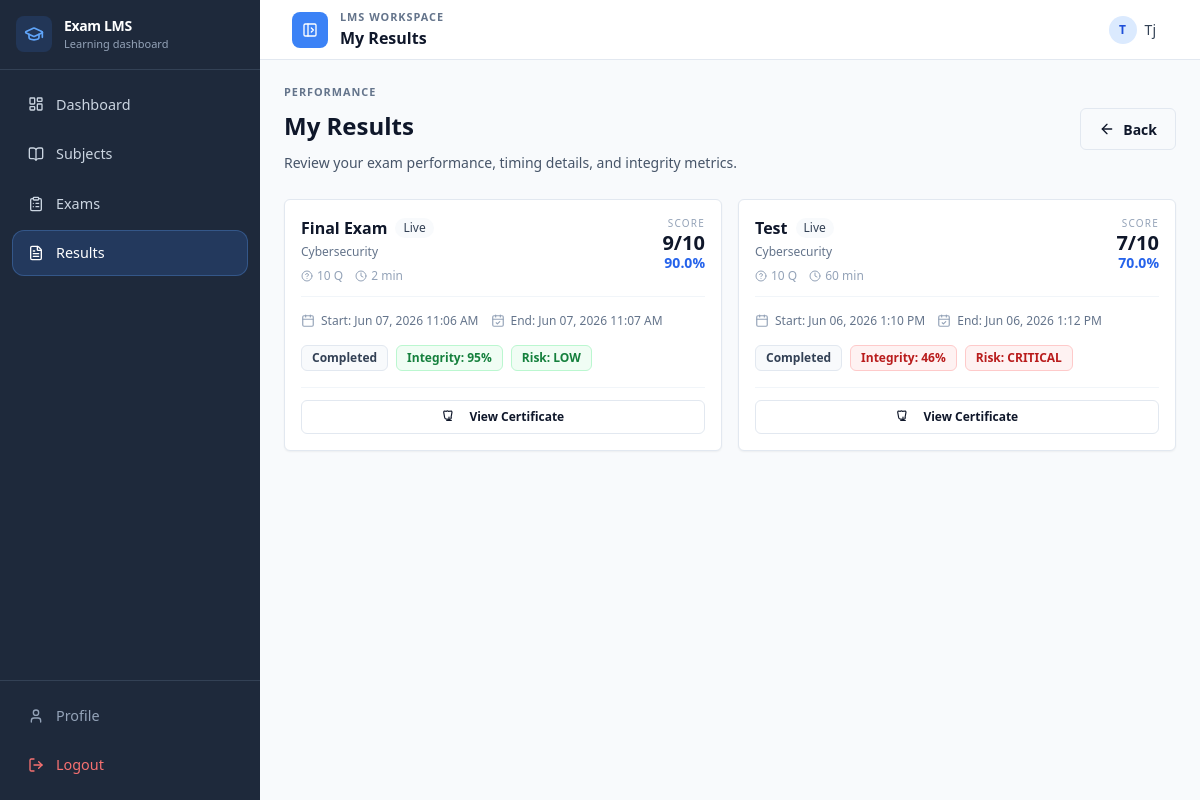
The page /my-results/ (signed in) on the database as committed earlier.
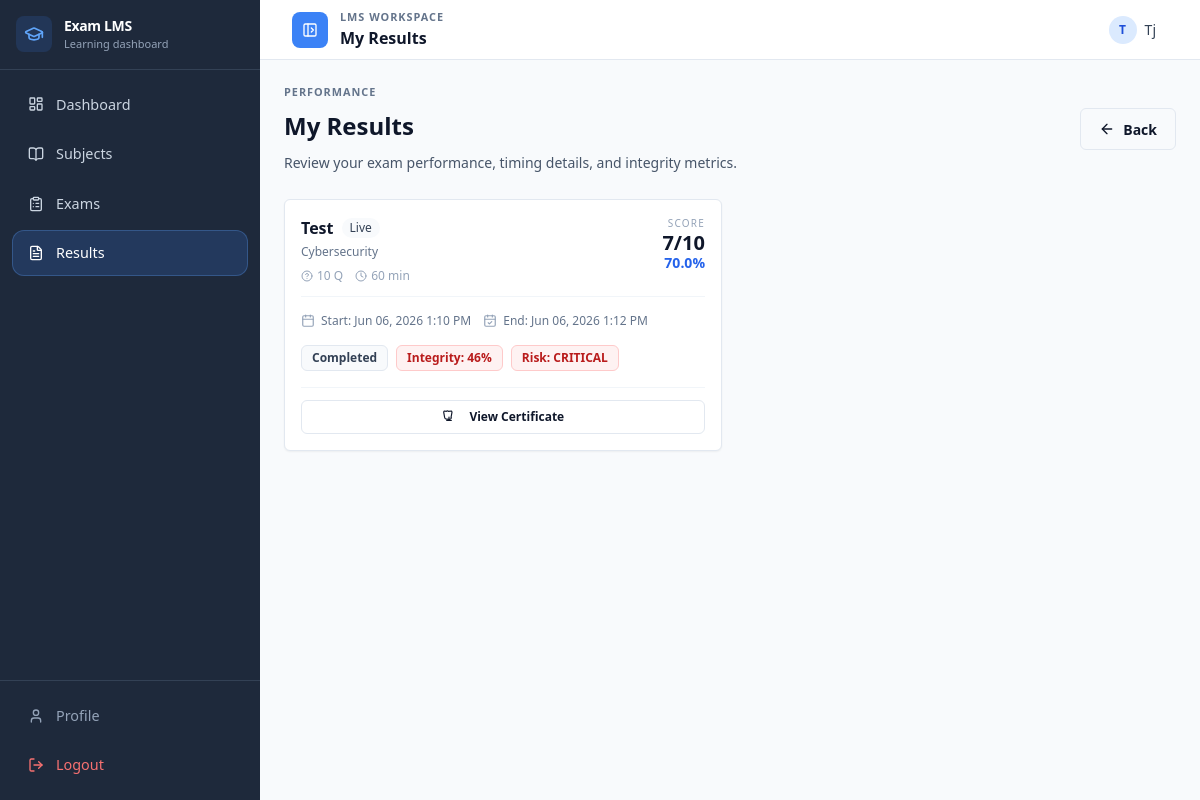
The same page on the database as committed later.
### exam_system/models.py (models this page shows, shortened)
class ExamAttempt(models.Model):
    STATUS_CHOICES = (
        ('not_started', 'Not Started'),
        ('in_progress', 'In Progress'),
        ('completed', 'Completed'),
    )
    student = models.ForeignKey(User, on_delete=models.CASCADE)
    exam = models.ForeignKey(Exam, on_delete=models.CASCADE)
    status = models.CharField(max_length=20, choices=STATUS_CHOICES, default='not_started')
    score = models.IntegerField(default=0)
    total_questions = models.IntegerField(default=0)
    percentage_score = models.FloatField(default=0.0)
    integrity_score = models.IntegerField(default=100)
    risk_level = models.CharField(max_length=20, default="LOW")
    start_time = models.DateTimeField(auto_now_add=True)
    end_time = models.DateTimeField(null=True, blank=True)
    last_updated = models.DateTimeField(auto_now=True)

class Exam(models.Model):
    subject = models.ForeignKey(Subject, on_delete=models.CASCADE)
    title = models.CharField(max_length=200)
    description = models.TextField(blank=True, null=True)
    duration = models.IntegerField(null=True, blank=True, help_text="Minutes allowed; ignored when duration_enabled is False.")
    duration_enabled = models.BooleanField(default=True, help_text="When disabled, students have unlimited time.")
    total_questions = models.IntegerField(
        validators=[MaxValueValidator(settings.MAX_QUESTIONS_PER_EXAM)]
    )
    randomize_questions = models.BooleanField(default=True)
    is_active = models.BooleanField(default=True, help_text="Instructors can manually open/close an exam regardless of the time window.")
    questions = models.ManyToManyField('Question', blank=True, related_name='exams')
    is_archived = models.BooleanField(default=False)
    available_from = models.DateTimeField(null=True, blank=True, help_text="Earliest date & time students can start the exam.")
    available_until = models.DateTimeField(null=True, blank=True, help_text="Latest date & time students can start the exam.")

class Subject(models.Model):
    name = models.CharField(max_length=100)
    code = models.CharField(max_length=20, blank=True, null=True)
    description = models.TextField(blank=True, null=True)
    instructor = models.ForeignKey(User, on_delete=models.CASCADE)
    students = models.ManyToManyField(User, related_name="subjects", blank=True)
    created_at = models.DateTimeField(auto_now_add=True, null=True)
    is_archived = models.BooleanField(default=False, db_index=True)
    archived_at = models.DateTimeField(null=True, blank=True)

### exam_system/decorators.py (the view)
        def wrapper(request, *args, **kwargs):
            try:
                profile = Profile.objects.get(user=request.user)
            except Profile.DoesNotExist:
                if request.headers.get('X-Requested-With') == 'XMLHttpRequest':
                    return JsonResponse({'error': 'Profile not found.'}, status=403)
                messages.error(request, "Profile not found.")
                return redirect('login')
            if profile.role != role:
                if request.headers.get('X-Requested-With') == 'XMLHttpRequest':
                    return JsonResponse({'error': f'Access denied: {role.capitalize()} only.'}, status=403)
                messages.error(request, f"Access denied: {role.capitalize()} only.")
                return redirect('home')
            return view_func(request, *args, **kwargs)

### exam_system/views.py (called while the page is built)
@login_required
@student_required
def my_results(request):
    profile = Profile.objects.get(user=request.user)
    if profile.role != 'student':
        return redirect('home')
    attempts = ExamAttempt.objects.filter(
        student=request.user
    ).select_related(
        'exam',
        'exam__subject',
        'exam__subject__instructor',
        'student'
    ).order_by('-start_time')
    result_map = {
        r.exam_id: r.id
        for r in ExamResult.objects.filter(
            student=request.user,
            exam_id__in=[a.exam_id for a in attempts]
        )
    }
    for a in attempts:
        a.result_id = result_map.get(a.exam_id)
    return render(request, 'my_results.html', {
        'results': attempts,
    })

### exam_system/templates/my_results.html (shortened to what the changed rows need)
{% extends 'base.html' %}
{% block page_heading %}My Results{% endblock %}
{% block content %}
<div class="space-y-6">
    <section class="flex flex-col gap-4 sm:flex-row sm:items-center sm:justify-between">
        <div>
            <h1 class="text-h1">My Results</h1>
        </div>
    </section>
    {% if results %}
    <section class="grid grid-cols-1 gap-4 md:grid-cols-2 xl:grid-cols-3">
        {% for r in results %}
        <article class="card flex flex-col shadow-sm">
            <div class="flex items-start justify-between gap-3 mb-4 pb-3 border-b border-slate-100">
                <div class="flex-1 min-w-0">
                    <div class="flex items-center gap-2 mb-1">
                        <h3 class="font-semibold text-slate-900">{{ r.exam.title }}</h3>
                        {% if not r.exam.is_archived %}
                        <span class="inline-flex items-center rounded-full bg-slate-50 px-2 py-0.5 text-xs font-medium text-slate-700">Live</span>
                        {% else %}
                        <span class="inline-flex items-center rounded-full bg-slate-100 px-2 py-0.5 text-xs font-medium text-slate-600">Archived</span>
                        {% endif %}
                    </div>
                    <p class="text-xs text-slate-500">{{ r.exam.subject.name }}</p>
                    <div class="flex items-center gap-3 mt-2 text-xs text-slate-400">
                        <span class="flex items-center gap-1"><i data-lucide="help-circle" class="w-3 h-3"></i> {{ r.exam.total_questions }} Q</span>
                        <span class="flex items-center gap-1"><i data-lucide="clock" class="w-3 h-3"></i> {{ r.exam.duration }} min</span>
                    </div>
                </div>
                <div class="text-right shrink-0">
                    <p class="text-[10px] font-medium uppercase tracking-[0.12em] text-slate-400 mb-0.5">Score</p>
                    <p class="text-xl font-bold text-slate-900 leading-none">{{ r.score|floatformat:0 }}/{{ r.exam.total_questions }}</p>
                    <p class="text-sm font-semibold text-blue-600">{{ r.percentage_score }}%</p>
                </div>
            </div>
            <div class="flex flex-wrap gap-3 mb-4">
                <div class="flex items-center gap-1.5 text-xs text-slate-500">
                    <i data-lucide="calendar" class="w-3.5 h-3.5 text-slate-400"></i>
                    <span>Start: {{ r.start_time|date:"M d, Y g:i A" }}</span>
                </div>
                <div class="flex items-center gap-1.5 text-xs text-slate-500">
                    <i data-lucide="calendar-check" class="w-3.5 h-3.5 text-slate-400"></i>
                    <span>End: {% if r.end_time %}{{ r.end_time|date:"M d, Y g:i A" }}{% else %}In Progress{% endif %}</span>
                </div>
            </div>
            <div class="flex flex-wrap items-center gap-2 mb-4">
                <span class="inline-flex rounded-md border border-slate-200 bg-slate-50 px-2.5 py-1 text-xs font-semibold text-slate-700">
                    {{ r.get_status_display }}
                </span>
                <span class="inline-flex rounded-md px-2.5 py-1 text-xs font-bold {% if r.integrity_score >= 90 %}bg-green-50 text-green-700 border border-green-200{% elif r.integrity_score >= 70 %}bg-yellow-50 text-yellow-700 border border-yellow-200{% elif r.integrity_score >= 50 %}bg-orange-50 text-orange-700 border border-orange-200{% else %}bg-red-50 text-red-700 border border-red-200{% endif %}">
                    Integrity: {{ r.integrity_score }}%
                </span>
                <span class="inline-flex rounded-md px-2.5 py-1 text-xs font-bold {% if r.risk_level == 'LOW' %}bg-green-50 text-green-700 border border-green-200{% elif r.risk_level == 'MEDIUM' %}bg-yellow-50 text-yellow-700 border border-yellow-200{% elif r.risk_level == 'HIGH' %}bg-orange-50 text-orange-700 border border-orange-200{% elif r.risk_level == 'CRITICAL' %}bg-red-50 text-red-700 border border-red-200{% endif %}">
                    Risk: {{ r.risk_level }}
                </span>
            </div>
            <div class="pt-3 border-t border-slate-100 mt-auto">
                {% if r.result_id %}
                <a href="{% url 'certificate' r.result_id %}" target="_blank" class="btn-secondary w-full justify-center py-2 text-xs">
                    <span>View Certificate</span>
                </a>
                {% endif %}
            </div>
        </article>
        {% endfor %}
    </section>
    {% endif %}
</div>
{% endblock %}

Rows that differ between the two databases and show on the page:
removed ExamAttempt: exam "Final Exam", shows "Live", exam.subject.name "Cybersecurity", exam.total_questions "10", exam.duration "2", score "9", percentage_score "90.0", start_time "Jun 07, 2026 11:06 AM", end_time "Jun 07, 2026 11:07 AM", status "Completed", integrity_score "95", risk_level "LOW", shows "View Certificate"
